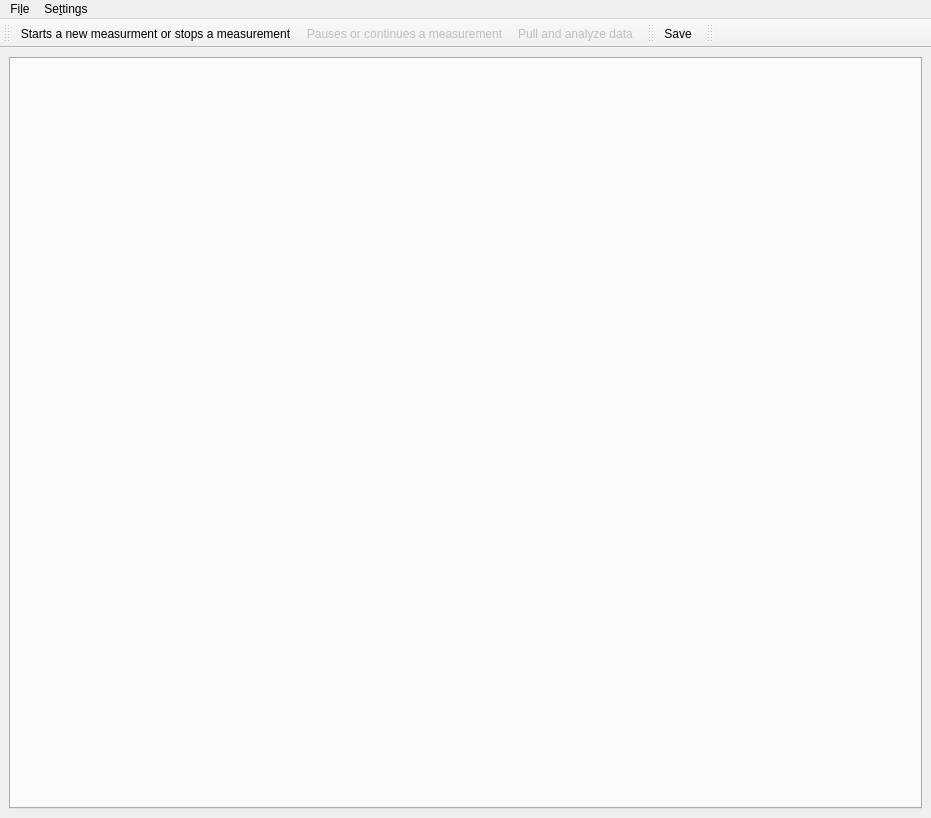
<?xml version="1.0" encoding="UTF-8"?>
<ui version="4.0">
 <class>MainWindow</class>
 <widget class="QMainWindow" name="MainWindow">
  <property name="geometry">
   <rect>
    <x>0</x>
    <y>0</y>
    <width>931</width>
    <height>818</height>
   </rect>
  </property>
  <property name="minimumSize">
   <size>
    <width>40</width>
    <height>0</height>
   </size>
  </property>
  <property name="windowTitle">
   <string>qudi: Pulsed Measurement</string>
  </property>
  <property name="layoutDirection">
   <enum>Qt::LeftToRight</enum>
  </property>
  <widget class="QWidget" name="centralwidget">
   <layout class="QGridLayout" name="gridLayout">
    <item row="0" column="0">
     <widget class="QTabWidget" name="tabWidget">
      <property name="styleSheet">
       <string notr="true">QTabWidget::tab:disabled { width: 0; height: 0; margin: 0; padding: 0; border: none; }</string>
      </property>
      <property name="currentIndex">
       <number>-1</number>
      </property>
     </widget>
    </item>
   </layout>
  </widget>
  <widget class="QMenuBar" name="menubar">
   <property name="geometry">
    <rect>
     <x>0</x>
     <y>0</y>
     <width>931</width>
     <height>21</height>
    </rect>
   </property>
   <widget class="QMenu" name="menuFile">
    <property name="title">
     <string>Fi&amp;le</string>
    </property>
    <addaction name="action_save"/>
    <addaction name="action_save_as"/>
    <addaction name="actionClose"/>
   </widget>
   <widget class="QMenu" name="menuSettings">
    <property name="title">
     <string>Se&amp;ttings</string>
    </property>
    <addaction name="action_Predefined_Methods_Config"/>
    <addaction name="separator"/>
    <addaction name="action_Settings_Analysis"/>
    <addaction name="action_FitSettings"/>
    <addaction name="action_Settings_Generator"/>
   </widget>
   <addaction name="menuFile"/>
   <addaction name="menuSettings"/>
  </widget>
  <widget class="QToolBar" name="analysis_ToolBar">
   <property name="windowTitle">
    <string>Measurement Control Toolbar</string>
   </property>
   <property name="layoutDirection">
    <enum>Qt::LeftToRight</enum>
   </property>
   <attribute name="toolBarArea">
    <enum>TopToolBarArea</enum>
   </attribute>
   <attribute name="toolBarBreak">
    <bool>false</bool>
   </attribute>
   <addaction name="action_run_stop"/>
   <addaction name="action_continue_pause"/>
   <addaction name="action_pull_data"/>
  </widget>
  <widget class="QToolBar" name="save_ToolBar">
   <property name="windowTitle">
    <string>Save Toolbar</string>
   </property>
   <attribute name="toolBarArea">
    <enum>TopToolBarArea</enum>
   </attribute>
   <attribute name="toolBarBreak">
    <bool>false</bool>
   </attribute>
   <addaction name="action_save"/>
  </widget>
  <widget class="QToolBar" name="control_ToolBar">
   <property name="windowTitle">
    <string>Pulser Control Toolbar</string>
   </property>
   <attribute name="toolBarArea">
    <enum>TopToolBarArea</enum>
   </attribute>
   <attribute name="toolBarBreak">
    <bool>false</bool>
   </attribute>
  </widget>
  <action name="action_Settings_Analysis">
   <property name="icon">
    <iconset>
     <normaloff>../../artwork/icons/oxygen/22x22/configure.png</normaloff>../../artwork/icons/oxygen/22x22/configure.png</iconset>
   </property>
   <property name="text">
    <string>Analysis Settings</string>
   </property>
  </action>
  <action name="action_run_stop">
   <property name="checkable">
    <bool>true</bool>
   </property>
   <property name="icon">
    <iconset>
     <normaloff>../../artwork/icons/qudiTheme/22x22/start-counter.png</normaloff>
     <normalon>../../artwork/icons/qudiTheme/22x22/stop-counter.png</normalon>../../artwork/icons/qudiTheme/22x22/start-counter.png</iconset>
   </property>
   <property name="text">
    <string>Starts a new measurment or stops a measurement</string>
   </property>
  </action>
  <action name="action_continue_pause">
   <property name="checkable">
    <bool>true</bool>
   </property>
   <property name="enabled">
    <bool>false</bool>
   </property>
   <property name="icon">
    <iconset>
     <normaloff>../../artwork/icons/qudiTheme/22x22/restart-counter.png</normaloff>../../artwork/icons/qudiTheme/22x22/restart-counter.png</iconset>
   </property>
   <property name="text">
    <string>Pauses or continues a measurement</string>
   </property>
   <property name="toolTip">
    <string>action_continue_pause</string>
   </property>
  </action>
  <action name="action_save">
   <property name="icon">
    <iconset>
     <normaloff>../../artwork/icons/oxygen/22x22/document-save.png</normaloff>../../artwork/icons/oxygen/22x22/document-save.png</iconset>
   </property>
   <property name="text">
    <string>Save</string>
   </property>
   <property name="toolTip">
    <string>Save current measurement data</string>
   </property>
   <property name="shortcut">
    <string>Ctrl+S</string>
   </property>
  </action>
  <action name="action_pull_data">
   <property name="enabled">
    <bool>false</bool>
   </property>
   <property name="icon">
    <iconset>
     <normaloff>../../artwork/icons/oxygen/22x22/view-refresh.png</normaloff>../../artwork/icons/oxygen/22x22/view-refresh.png</iconset>
   </property>
   <property name="text">
    <string>Pull and analyze data</string>
   </property>
  </action>
  <action name="actionClose">
   <property name="icon">
    <iconset>
     <normaloff>../../artwork/icons/oxygen/22x22/application-exit.png</normaloff>../../artwork/icons/oxygen/22x22/application-exit.png</iconset>
   </property>
   <property name="text">
    <string>&amp;Close</string>
   </property>
  </action>
  <action name="action_Predefined_Methods_Config">
   <property name="icon">
    <iconset>
     <normaloff>../../artwork/icons/oxygen/22x22/configure.png</normaloff>../../artwork/icons/oxygen/22x22/configure.png</iconset>
   </property>
   <property name="text">
    <string>Predefined Methods</string>
   </property>
  </action>
  <action name="action_FitSettings">
   <property name="icon">
    <iconset>
     <normaloff>../../artwork/icons/oxygen/22x22/configure.png</normaloff>../../artwork/icons/oxygen/22x22/configure.png</iconset>
   </property>
   <property name="text">
    <string>Fit Settings</string>
   </property>
   <property name="toolTip">
    <string>Customize fitting routines for pulsed measurements</string>
   </property>
  </action>
  <action name="action_Settings_Generator">
   <property name="icon">
    <iconset>
     <normaloff>../../artwork/icons/oxygen/22x22/configure.png</normaloff>../../artwork/icons/oxygen/22x22/configure.png</iconset>
   </property>
   <property name="text">
    <string>Pulse Generator Settings</string>
   </property>
  </action>
  <action name="action_save_as">
   <property name="icon">
    <iconset>
     <normaloff>../../artwork/icons/oxygen/22x22/document-save.png</normaloff>../../artwork/icons/oxygen/22x22/document-save.png</iconset>
   </property>
   <property name="text">
    <string>Save As...</string>
   </property>
   <property name="toolTip">
    <string>Save current measurement data to  a custom file path</string>
   </property>
   <property name="shortcut">
    <string>Ctrl+Shift+S</string>
   </property>
  </action>
 </widget>
 <resources/>
 <connections>
  <connection>
   <sender>actionClose</sender>
   <signal>triggered()</signal>
   <receiver>MainWindow</receiver>
   <slot>close()</slot>
   <hints>
    <hint type="sourcelabel">
     <x>-1</x>
     <y>-1</y>
    </hint>
    <hint type="destinationlabel">
     <x>504</x>
     <y>541</y>
    </hint>
   </hints>
  </connection>
 </connections>
</ui>
